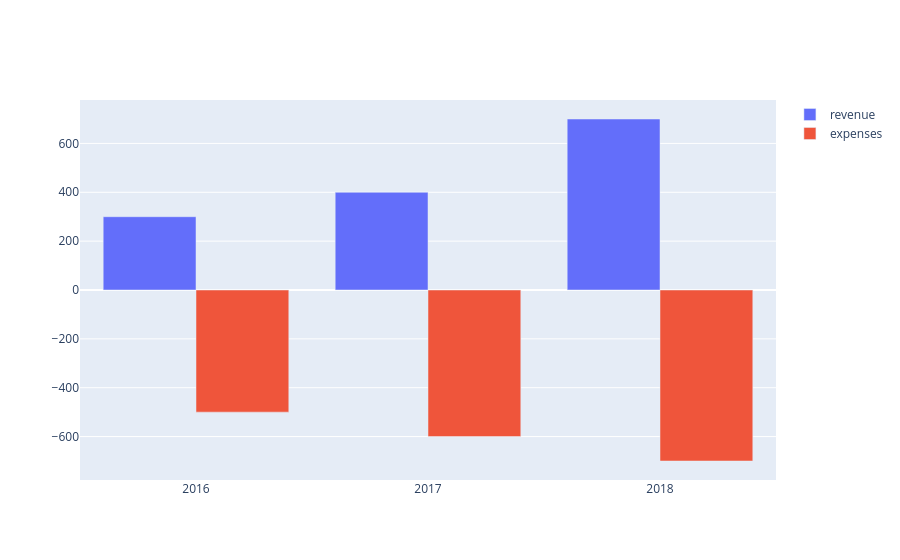

This figure's notebook cell:
### Code cell
# pass negative amounts to bar chart

years = ['2016','2017','2018']

fig = go.Figure(data=[
        go.Bar(x=years, y=[300, 400, 700],
                name='revenue'
                ),
    go.Bar(x=years, y=[-500, -600, -700],
                name='expenses')
])

fig.show()

### Figure 1 — Plotly figure (JSON) as saved in the notebook; plotly's stock layout.template omitted (floating-point values rounded to 4 significant figures)
{"data": [{"name": "revenue", "type": "bar", "x": ["2016", "2017", "2018"], "y": [300, 400, 700]}, {"name": "expenses", "type": "bar", "x": ["2016", "2017", "2018"], "y": [-500, -600, -700]}], "layout": {"autosize": true, "xaxis": {"autorange": true, "range": [-0.5, 2.5], "type": "category"}, "yaxis": {"autorange": true, "range": [-777.8, 777.8], "type": "linear"}}}
